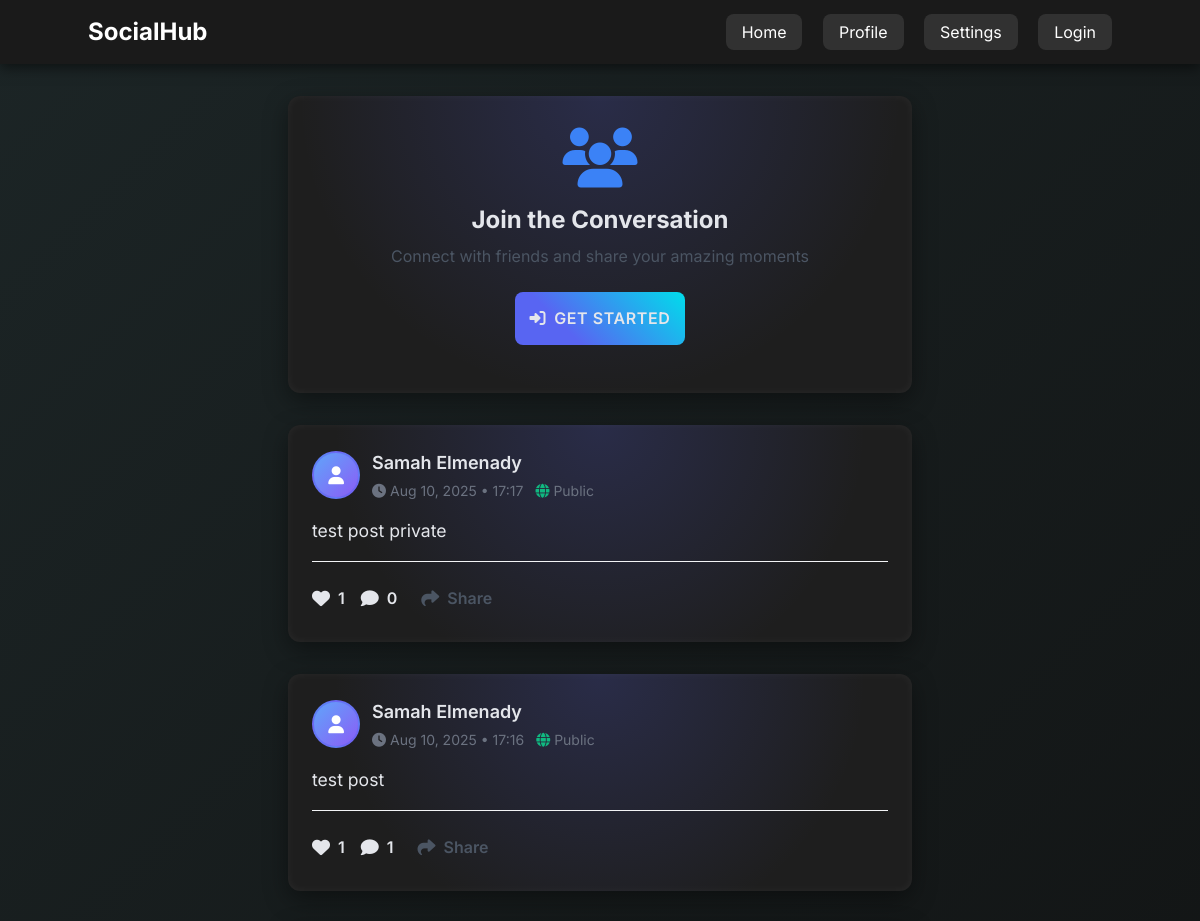
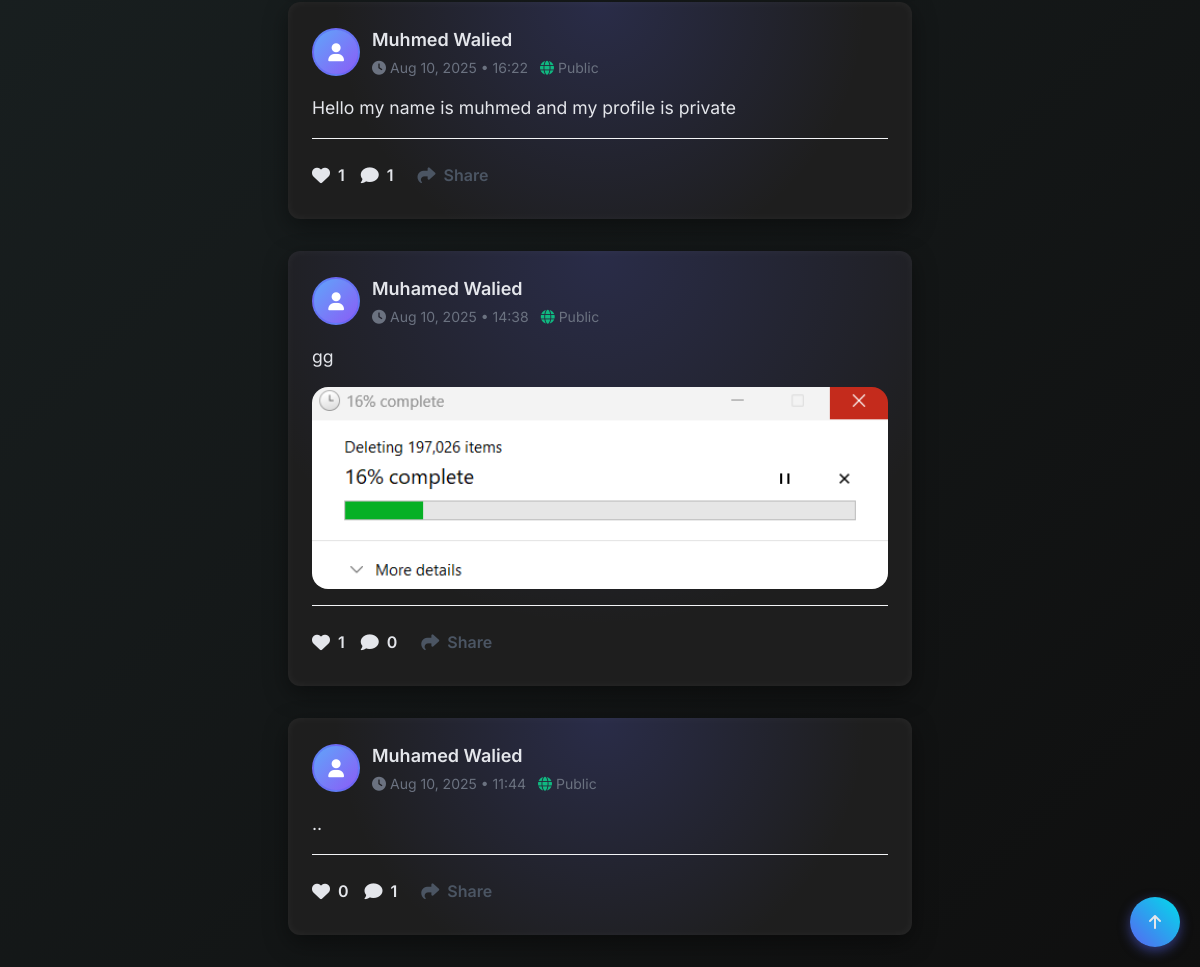
The page / on the database its author committed (2 pictures, top to bottom).
### core/models.py (models this page shows, shortened)
class Post(models.Model):
    PRIVACY_CHOICES = (
        ('public', 'Public'),
        ('private', 'Private'),
    )
    id = models.AutoField(primary_key=True)
    body = models.TextField(null=False)
    image = models.ImageField(upload_to='post_images/', blank=True, null=True)
    privacy = models.CharField(max_length=20, choices=PRIVACY_CHOICES, default='public')
    user = models.ForeignKey(User, on_delete=models.CASCADE)
    status = models.CharField(max_length=255, blank=True)
    created_at = models.DateTimeField(default=timezone.now)
    updated_at = models.DateTimeField(auto_now=True)

class User(AbstractBaseUser, PermissionsMixin):
    id = models.AutoField(primary_key=True)
    f_name = models.CharField(max_length=255, null=False)
    l_name = models.CharField(max_length=255, null=False)
    email = models.EmailField(unique=True, null=False)
    is_verified = models.BooleanField(default=False)
    is_active = models.BooleanField(default=True)
    is_staff = models.BooleanField(default=False)
    created_at = models.DateTimeField(default=timezone.now)
    objects = UserManager()
    USERNAME_FIELD = 'email'
    REQUIRED_FIELDS = ['f_name', 'l_name']

### core/views.py (the view)
# urls.py: path('', views.home, name='home'),
def home(request):
    user = request.user
    posts = []
    if request.user.is_authenticated:
        posts = posts_with_likes(get_user_posts_with_public(user), user)
    else:
        posts = posts_with_likes(get_user_posts_with_public(user), False)
    context = {
        'posts': posts,
    }
    return render(request, 'core/home.html', context)

### core/views.py (called while the page is built)
def get_user_posts_with_public(user):
    if user.is_authenticated:
        return Post.objects.filter(Q(user=user) | Q(privacy='public')).order_by('-created_at')
    else:
        return Post.objects.filter(privacy='public').order_by('-created_at')

def posts_with_likes(posts, user):
    posts_with_likes = []
    if user:
        for post in posts:
            post_data = {
                'post': post,
                'is_liked': post.postreact_set.filter(user=user).exists(),
            }
            posts_with_likes.append(post_data)
    else:
        for post in posts:
            post_data = {
                'post': post,
                'is_liked': False,
            }
            posts_with_likes.append(post_data)
    return posts_with_likes

### core/templates/core/home.html (shortened to what this page needs)
{% load static %}
{% load widget_tweaks %}
<!DOCTYPE html>
<html lang="en" dir="ltr">
<head>
    <link href="https://cdn.jsdelivr.net/npm/tailwindcss@2.2.19/dist/tailwind.min.css" rel="stylesheet" />
    <link href="https://cdnjs.cloudflare.com/ajax/libs/font-awesome/6.4.0/css/all.min.css" rel="stylesheet" />
    <link rel="stylesheet" href="{% static 'css/home.css' %}">
</head>
<body>
    <nav class="navbar p-4 shadow-lg">
        <div class="container mx-auto flex justify-between items-center">
            <a href="{% url 'home' %}" class="text-white text-2xl font-bold">SocialHub</a>
            <div class="space-x-4">
                <a href="{% url 'home' %}" class="nav-link text-white hover:text-gray-200 transition">Home</a>
                <a href="{% url 'current_profile'%}" class="nav-link text-white hover:text-gray-200 transition">Profile</a>
                <a href="{% url 'settings' %}" class="nav-link text-white hover:text-gray-200 transition">Settings</a>
                {% if request.user.is_authenticated %}
                    <a href="{% url 'logout' %}" class="nav-link text-white hover:text-gray-200 transition">Logout</a>
                {% else %}
                    <a href="{% url 'login' %}" class="nav-link text-white hover:text-gray-200 transition">Login</a>
                {% endif %}
            </div>
        </div>
    </nav>
    <div class="content-wrapper">
        <div class="container mx-auto px-6 py-8 max-w-2xl relative z-10">
            {% if user.is_authenticated %}
                {% with user_setting=user.setting %}
                    <div class="card mb-8 p-6">
                        <div class="create-post-trigger" id="createPostTrigger">
                            <div class="flex items-center space-x-4">
                                {% if user.profile.avatar %}
                                    <img src="{{ user.profile.avatar.url }}" alt="Your Avatar" class="avatar" />
                                {% else %}
                                    <div class="avatar bg-gradient-to-br from-blue-400 to-purple-500 flex items-center justify-center">
                                        <i class="fas fa-user text-white text-lg"></i>
                                    </div>
                                {% endif %}
                                <div class="flex-1 text-left">
                                    <p class="text-gray-500 text-lg">What's on your mind, {{ user.f_name }}?</p>
                                </div>
                                <i class="fas fa-plus-circle text-3xl text-blue-500 pulse-animation"></i>
                            </div>
                        </div>
                        <form id="postForm" class="mt-6 hidden" enctype="multipart/form-data" method="POST" action="/api/posts/">
                            {% csrf_token %}
                            <textarea id="postText" name="body" placeholder="Share your thoughts with the world..." required class="textarea-custom w-full mb-4"></textarea>
                            <div class="flex flex-col md:flex-row items-center space-y-4 md:space-y-0 md:space-x-4 mb-4">
                                <div class="flex items-center space-x-2 flex-1">
                                    <i class="fas fa-image text-blue-500 text-xl"></i>
                                    <input type="file" id="postImage" name="image" accept="image/*" class="input-custom flex-1" />
                                </div>
                                <div class="flex items-center space-x-2">
                                    <i class="fas fa-globe text-green-500"></i>
                                    <select name="privacy" class="input-custom">
                                        <option value="public" {% if user_setting.post_privacy == 'public' %}selected{% endif %}>
                                            <i class="fas fa-globe"></i> Public
                                        </option>
                                        <option value="private" {% if user_setting.post_privacy == 'private' %}selected{% endif %}>
                                            <i class="fas fa-lock"></i> Private
                                        </option>
                                    </select>
                                </div>
                            </div>
                            <div class="flex space-x-3">
                                <button type="submit" class="btn-primary flex-1 relative z-10">
                                    <i class="fas fa-paper-plane mr-2"></i>Share Post
                                </button>
                                <button type="button" id="cancelPostBtn" class="btn-secondary">
                                    <i class="fas fa-times mr-2"></i>Cancel
                                </button>
                            </div>
                        </form>
                    </div>
                {% endwith %}
            {% else %}
                <div class="card mb-8 p-8 text-center">
                    <div class="mb-4">
                        <i class="fas fa-users text-6xl text-blue-500 mb-4"></i>
                        <h2 class="text-2xl font-bold gradient-text mb-2">Join the Conversation</h2>
                        <p class="text-gray-600 mb-6">Connect with friends and share your amazing moments</p>
                        <a href="{% url 'login' %}" class="btn-primary inline-block">
                            <i class="fas fa-sign-in-alt mr-2"></i>Get Started
                        </a>
                    </div>
                </div>
            {% endif %}
            <div id="postsContainer" class="space-y-8">
                {% for item in posts %}
                            <div class="card post-card p-6" data-post-id="{{ item.post.id }}" data-animation-delay="{{ forloop.counter0|add:0.1 }}">                        <div class="flex items-start justify-between mb-4">
                            <div class="flex items-center space-x-3">
                                <a href="{% if item.post.user == request.user %}{% url 'current_profile' %}{% else %}{% url 'profile' item.post.user.profile.slug %}{% endif %}" class="block">
                                    {% if item.post.user.profile.avatar %}
                                        <img src="{{ item.post.user.profile.avatar.url }}" alt="Avatar" class="avatar" />
                                    {% else %}
                                        <div class="avatar bg-gradient-to-br from-blue-400 to-purple-500 flex items-center justify-center">
                                            <i class="fas fa-user text-white text-lg"></i>
                                        </div>
                                    {% endif %}
                                </a>
                                <div>
                                    <a href="{% if item.post.user == request.user %}{% url 'current_profile' %}{% else %}{% url 'profile' item.post.user.profile.slug %}{% endif %}" class="username-link text-lg font-semibold block">
                                        {{ item.post.user.f_name }} {{ item.post.user.l_name }}
                                    </a>
                                    <div class="flex items-center space-x-3 text-sm text-gray-500 mt-1">
                                        <span><i class="fas fa-clock mr-1"></i>{{ item.post.created_at|date:"M d, Y • H:i" }}</span>
                                        <span class="flex items-center">
                                            {% if item.post.privacy == 'public' %}
                                                <i class="fas fa-globe text-green-500 mr-1"></i>Public
                                            {% else %}
                                                <i class="fas fa-lock text-orange-500 mr-1"></i>Private
                                            {% endif %}
                                        </span>
                                    </div>
                                </div>
                            </div>
                        </div>
                        <div class="mb-4">
                            <p class="post-body text-gray-800 text-lg leading-relaxed">{{ item.post.body }}</p>
                        </div>
                        {% if item.post.image %}
                            <div class="mb-4 overflow-hidden rounded-2xl">
                                <img src="{{ item.post.image.url }}" alt="Post image" class="post-image w-full" />
                            </div>
                        {% endif %}
                        <div class="flex items-center space-x-4 pt-4 border-t border-gray-100">
                            <button class="like-btn {% if item.is_liked %}liked{% endif %} flex items-center space-x-2" data-post-id="{{ item.post.id }}">
                                <i class="fas fa-heart text-lg"></i>
                                <span class="like-count font-semibold">{{ item.post.postreact_set.count }}</span>
                            </button>
                            <button class="comment-btn flex items-center space-x-2" data-post-id="{{ item.post.id }}">
                                <i class="fas fa-comment text-lg"></i>
                                <span class="comment-count font-semibold">{{ item.post.comment_set.count }}</span>
                            </button>
                            <button class="share-btn flex items-center space-x-2 text-gray-600 hover:text-blue-500 transition-colors p-2 rounded-full hover:bg-blue-50">
                                <i class="fas fa-share text-lg"></i>
                                <span class="font-semibold">Share</span>
                            </button>
                        </div>
                    </div>
                {% endfor %}
            </div>
        </div>
    </div>
    <button class="floating-action" id="scrollToTop" title="Scroll to top">
        <i class="fas fa-arrow-up"></i>
    </button>
</body>
</html>

### static/css/home.css (style rules this page uses)
body { background: linear-gradient(135deg, #1c2526 0%, #0f0f0f 100%); color: #e4e6eb; font-family: 'Inter', -apple-system, BlinkMacSystemFont, sans-serif; margin: 0; overflow-x: hidden; }
.navbar { background: #1a1a1a; box-shadow: 0 4px 12px rgba(0, 0, 0, 0.5); position: sticky; top: 0; z-index: 20; }
.navbar a { transition: color 0.3s ease; }
.nav-link { background: rgba(255, 255, 255, 0.1); padding: 0.5rem 1rem; border-radius: 8px; transition: background 0.3s ease, transform 0.2s ease; }
.content-wrapper { position: relative; z-index: 10; }
.card { background: #1e1e1e; border-radius: 12px; box-shadow: 0 8px 24px rgba(0, 0, 0, 0.4), inset 0 0 10px rgba(255, 255, 255, 0.05); position: relative; overflow: hidden; }
.card::before { content: ''; position: absolute; top: 0; left: 0; width: 100%; height: 100%; background: radial-gradient(circle at 50% 0%, rgba(88, 101, 242, 0.2), transparent 70%); pointer-events: none; z-index: 0; }
.card > * { position: relative; z-index: 1; }
.avatar { width: 48px; height: 48px; border-radius: 50%; border: 2px solid rgba(88, 101, 242, 0.5); object-fit: cover; transition: transform 0.3s ease; }
.btn-primary { background: linear-gradient(45deg, #5865f2 30%, #00ddeb 100%); border: none; border-radius: 8px; padding: 0.9rem; font-size: 1rem; font-weight: 600; text-transform: uppercase; letter-spacing: 0.6px; transition: transform 0.3s ease, box-shadow 0.3s ease, background 0.3s ease; }
.post-card { animation: fadeIn 0.5s ease forwards; }
.post-body { color: #e4e6eb; font-size: 1.1rem; line-height: 1.6; }
.post-image { border-radius: 12px; max-height: 400px; object-fit: cover; }
.like-btn, .comment-btn, .share-btn { transition: color 0.3s ease, background 0.3s ease; }
.floating-action { background: linear-gradient(45deg, #5865f2, #00ddeb); border: none; border-radius: 50%; width: 50px; height: 50px; position: fixed; bottom: 20px; right: 20px; display: flex; align-items: center; justify-content: center; box-shadow: 0 4px 12px rgba(88, 101, 242, 0.5); transition: transform 0.3s ease, box-shadow 0.3s ease; }

### rows shown on the page
Post: post.user.f_name "Samah", post.user.l_name "Elmenady", post.created_at "Aug 10, 2025 • 17:17", privacy "public" (drawn), post.body "test post private", post.postreact_set.count "1", post.comment_set.count "0"
Post: post.user.f_name "Samah", post.user.l_name "Elmenady", post.created_at "Aug 10, 2025 • 17:16", privacy "public" (drawn), post.body "test post", post.postreact_set.count "1", post.comment_set.count "1"
Post: post.user.f_name "Muhmed", post.user.l_name "Walied", post.created_at "Aug 10, 2025 • 16:22", privacy "public" (drawn), post.body "Hello my name is muhmed and my profile is private", post.postreact_set.count "1", post.comment_set.count "1"
Post: post.user.f_name "Muhamed", post.user.l_name "Walied", post.created_at "Aug 10, 2025 • 14:38", privacy "public" (drawn), post.body "gg", post.image (picture), post.postreact_set.count "1", post.comment_set.count "0"
Post: post.user.f_name "Muhamed", post.user.l_name "Walied", post.created_at "Aug 10, 2025 • 11:44", privacy "public" (drawn), post.body "..", post.postreact_set.count "0", post.comment_set.count "1"
